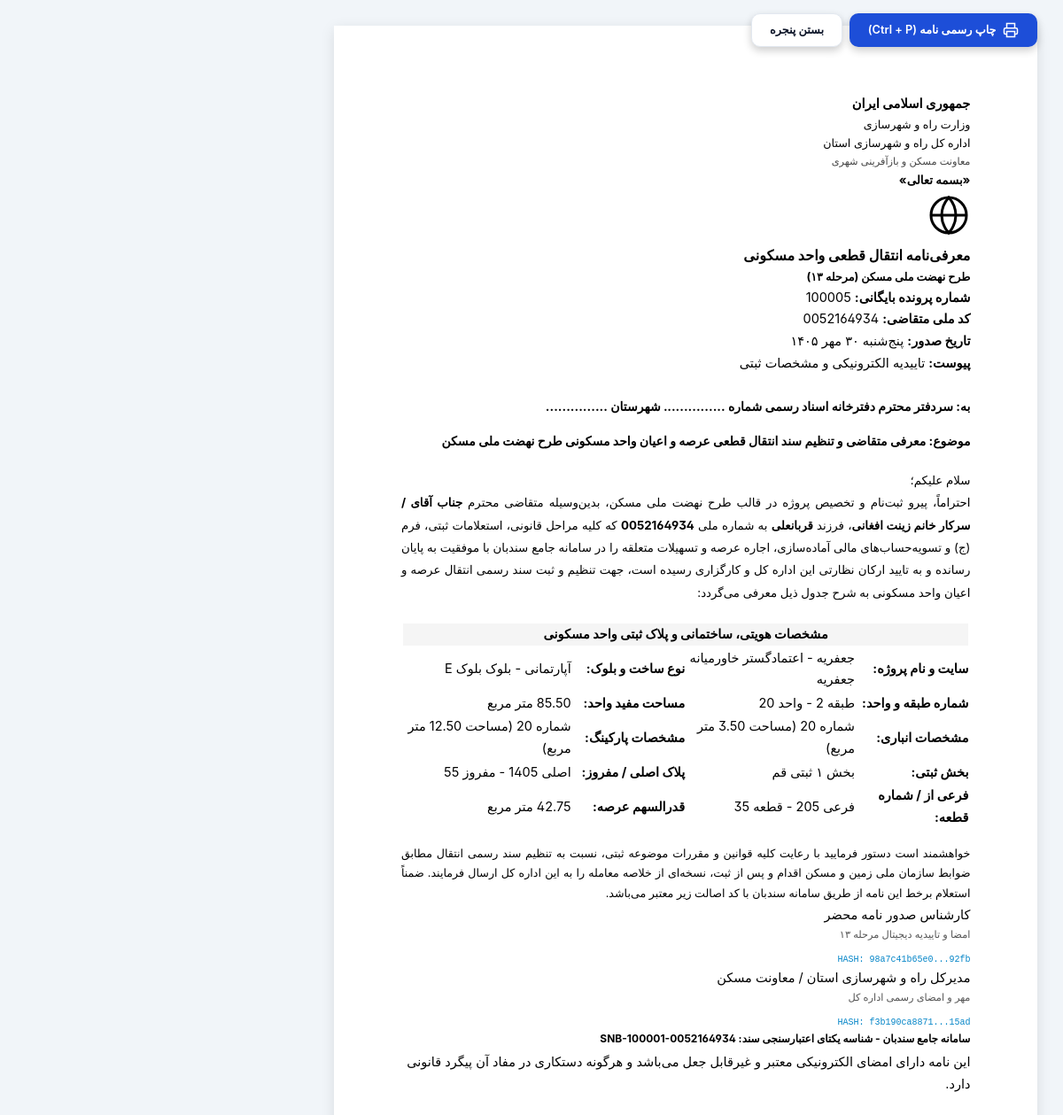
The app's page /dossier/100005/print/notary-letter/ (signed in) with its own data.
### workflow/models.py (models this page shows, shortened)
class HousingDossier(models.Model):
    STAGE_ROLES = {
        0: ("brokerage", "کارشناس ثبت اطلاعات متقاضی و واحد انتخابی و پلاک ثبتی", "ثبت اطلاعات متقاضی و واحد"),
        1: ("brokerage", "کارشناس اطلاعات", "کنترل اطلاعات پلاک ثبتی"),
        2: ("brokerage", "کارشناس اطلاعات (کارگزاری)", "ورود مبلغ تمام شده"),
        3: ("directorate", "کارشناس بررسی فرم ج (عالمی)", "بررسی فرم ج"),
        4: ("directorate", "کارشناس برنامه ریزی مسکن (حیدری)", "ورود مبلغ وام صندوق"),
        5: ("directorate", "کارشناس برنامه ریزی مسکن (حیدری)", "مبلغ نامه (کسر یا تخفیف) پیمانکار"),
        6: ("directorate", "کارشناس برنامه ریزی مسکن (حیدری)", "مبلغ تسهیلات دهک"),
        7: ("directorate", "کارشناس برنامه ریزی مسکن (وصالی)", "تعیین مبلغ باقیمانده نقدی مورد نیاز"),
        8: ("directorate", "کارشناس برنامه ریزی مسکن (وصالی / حیدری)", "ارسال و درج شماره و تاریخ نامه بانک"),
        9: ("brokerage", "کارشناس تشکیل پرونده کارگزاری", "اسکن مدارک و دفترچه اقساط"),
        10: ("brokerage", "مدیرعامل کارگزاری", "تأیید مدیرعامل کارگزاری"),
        11: ("directorate", "کارشناس نهضت ملی مسکن و استعلام تسهیلات بانکی", "بررسی استعلام تسهیلات بانکی"),
        12: ("directorate", "کارشناس فنی و مهندسی", "بررسی مشخصات فنی، پلاک و عرصه"),
        13: ("directorate", "کارشناس املاک", "بررسی و بارگذاری سند املاک"),
        14: ("directorate", "کارشناس بانک زمین", "بررسی اطلاعات بانک زمین"),
        15: ("directorate", "کارشناس حقوقی", "بررسی حقوقی و استعلامات اراضی"),
        16: ("directorate", "کارشناس فرم ج", "تطبیق نهایی فرم ج اداره کل"),
        17: ("directorate", "کارشناس ارزیابی", "ارزیابی قدرالسهم و اجاره عرصه"),
        18: ("brokerage", "کارشناس اخذ اجاره و آماده سازی و تسهیلات دهک", "اخذ اجاره، آماده‌سازی و چک دهک"),
        19: ("directorate", "کارشناس تسویه با پیمانکار", "تسویه حساب با پیمانکار سازنده"),
        20: ("directorate", "کارشناس صدور نامه محضر", "صدور نامه معرفی به دفتر اسناد رسمی (محضر)"),
        21: ("directorate", "کارشناس بایگانی", "مشاهده فرم نهایی و بایگانی قطعی پرونده"),
    }
    national_id = models.CharField(max_length=10, unique=True, db_index=True, verbose_name="کدملی / شماره پیشنویس")
    archive_number = models.PositiveIntegerField(unique=True, db_index=True, verbose_name="شماره بایگانی")
    current_stage = models.PositiveSmallIntegerField(default=0, db_index=True, verbose_name="مرحله جاری (۰ تا ۲۱)")
    is_locked = models.BooleanField(default=False, verbose_name="قفل نهایی بایگانی")
    STATUS_CHOICES = [
        ("IN_PROGRESS", "در جریان اقدام"),
        ("RETURNED", "برگشت‌خورده جهت اصلاح و بازبینی"),
        ("COMPLETED", "نهایی و بایگانی قطعی"),
    ]
    status = models.CharField(max_length=30, choices=STATUS_CHOICES, default="IN_PROGRESS", db_index=True, verbose_name="وضعیت فرآیند")
    return_reason = models.TextField(blank=True, verbose_name="علت آخرین برگشت پرونده")
    return_by = models.CharField(max_length=150, blank=True, verbose_name="برگشت‌دهنده")
    return_from_stage = models.PositiveSmallIntegerField(null=True, blank=True, verbose_name="مرحله برگشت‌دهنده")
    full_name = models.CharField(max_length=150, verbose_name="نام و نام خانوادگی متقاضی")
    father_name = models.CharField(max_length=100, verbose_name="نام پدر")
    birth_date = models.CharField(max_length=10, blank=True, verbose_name="تاریخ تولد (شمسی)")
    spouse_full_name = models.CharField(max_length=150, blank=True, verbose_name="نام و نام خانوادگی همسر")
    spouse_father_name = models.CharField(max_length=100, blank=True, verbose_name="نام پدر همسر")
    spouse_national_id = models.CharField(max_length=10, blank=True, verbose_name="کد ملی همسر")
    spouse_birth_date = models.CharField(max_length=10, blank=True, verbose_name="تاریخ تولد همسر")
    spouse_id_number = models.CharField(max_length=20, blank=True, verbose_name="شماره شناسنامه همسر")
    spouse_birth_place = models.CharField(max_length=100, blank=True, verbose_name="محل تولد / صدور همسر")
    spouse_form_j_status = models.CharField(max_length=50, default="سبز (استعلام شده)", blank=True, verbose_name="وضعیت فرم ج همسر")
    marital_status = models.CharField(max_length=50, default="متاهل (واجد شرایط طرح زوجین)", blank=True, verbose_name="وضعیت تاهل")
    is_married_confirmed = models.BooleanField(default=True, verbose_name="احراز زوجیت و تایید تاهل")
    decile = models.PositiveSmallIntegerField(default=1, verbose_name="دهک درآمدی (۱ تا ۱۰)")
    site = models.CharField(max_length=100, verbose_name="سایت")
    project = models.CharField(max_length=200, verbose_name="نام پروژه")
    construction_type = models.CharField(max_length=50, default="آپارتمانی", verbose_name="نوع ساخت")
    block_name = models.CharField(max_length=50, blank=True, verbose_name="نام بلوک")
    floor_number = models.PositiveSmallIntegerField(default=1, verbose_name="شماره طبقه")
    unit_number = models.PositiveIntegerField(default=1, verbose_name="شماره واحد")
    unit_area = models.DecimalField(max_digits=7, decimal_places=2, default=85.00, verbose_name="مساحت واحد")
    storage_number = models.PositiveIntegerField(null=True, blank=True, verbose_name="شماره انباری")
    storage_area = models.DecimalField(max_digits=6, decimal_places=2, default=0, verbose_name="مساحت انباری")
    parking_number = models.PositiveIntegerField(null=True, blank=True, verbose_name="شماره پارکینگ")
    parking_area = models.DecimalField(max_digits=6, decimal_places=2, default=0, verbose_name="مساحت پارکینگ")
    registration_section = models.CharField(max_length=100, blank=True, verbose_name="بخش ثبتی")
    main_plaque = models.IntegerField(null=True, blank=True, verbose_name="پلاک اصلی")
    separated_plaque = models.IntegerField(null=True, blank=True, verbose_name="پلاک مفروز")
    sub_plaque = models.IntegerField(null=True, blank=True, verbose_name="فرعی از")
    plot_number = models.IntegerField(null=True, blank=True, verbose_name="شماره قطعه")
    base_cost_without_loan = models.BigIntegerField(default=4500000000, verbose_name="قیمت تمام شده بدون وام ۶۵۰ میلیونی (ریال)")
    fund_loan_amount = models.BigIntegerField(default=0, verbose_name="مبلغ وام صندوق (ریال)")
    contractor_letter_amount = models.BigIntegerField(default=0, verbose_name="مبلغ نامه پیمانکار (ریال)")
    decile_loan_amount = models.BigIntegerField(default=0, verbose_name="مبلغ وام دهک (ریال)")
    applicant_equity = models.BigIntegerField(default=0, verbose_name="مبلغ آورده نقدی متقاضی (ریال)")
    is_sms_sent = models.BooleanField(default=False, verbose_name="ارسال پیامک تعیین آورده")
    sms_sent_at = models.DateTimeField(null=True, blank=True, verbose_name="زمان ارسال پیامک")
    is_equity_funded = models.BooleanField(default=False, verbose_name="تأیید تأمین مبلغ آورده متقاضی")
    bank_letter_number = models.CharField(max_length=100, blank=True, verbose_name="شماره نامه بانک")
    bank_letter_date = models.CharField(max_length=10, blank=True, verbose_name="تاریخ نامه بانک (شمسی)")
    total_land_share = models.DecimalField(max_digits=7, decimal_places=2, null=True, blank=True, verbose_name="جمع کل قدرالسهم (م²)")
    past_years_rent = models.BigIntegerField(default=0, verbose_name="مبلغ اجاره سنوات تا پایان سال جاری")
    current_year_rent = models.BigIntegerField(default=0, verbose_name="مبلغ اجاره سال جاری")
    land_lease_year = models.CharField(max_length=4, default="1403", blank=True, verbose_name="سال اجاره عرصه")
    preparation_cost = models.BigIntegerField(default=0, verbose_name="مبلغ آماده سازی")
    cash_preparation_amount = models.BigIntegerField(default=0, verbose_name="مبلغ نقدی آماده سازی")
    non_cash_preparation_amount = models.BigIntegerField(default=0, verbose_name="مبلغ غیرنقدی آماده سازی")
    is_cash_rent_confirmed = models.BooleanField(default=False, verbose_name="تایید مبلغ نقدی اجاره")
    is_decile_loan_confirmed = models.BooleanField(default=False, verbose_name="تایید چک‌های وام دهک")
    created_at = models.DateTimeField(auto_now_add=True, verbose_name="تاریخ تشکیل پرونده")
    updated_at = models.DateTimeField(auto_now=True, verbose_name="آخرین بروزرسانی")
    class Meta:
        verbose_name = "پرونده مسکن متقاضی"
        verbose_name_plural = "پرونده‌های مسکن متقاضیان"
        ordering = ["-archive_number"]

### workflow/views.py (the view)
# urls.py: path("dossier/<int:pk>/print/notary-letter/", views.notary_letter_print_view, name="notary_letter_print"),
@login_required(login_url='login')
def notary_letter_print_view(request, pk):
    dossier = get_object_or_404(HousingDossier, archive_number=pk)
    return render(request, "dossiers/print_notary.html", {"dossier": dossier})

### templates/dossiers/print_notary.html (shortened to what this page needs)
{% load static %}
<!DOCTYPE html>
<html lang="fa" dir="rtl">
<head>
    <link rel="stylesheet" href="https://cdn.jsdelivr.net/gh/rastikerdar/vazirmatn@v33.003/Vazirmatn-font-face.css">
    <link rel="stylesheet" href="{% static 'css/sanadban.css' %}">
</head>
<body>
    <div class="top-action-bar-print no-print">
        <button onclick="window.print()" class="btn btn-primary" style="box-shadow: 0 4px 10px rgba(0,0,0,0.2);">
            <svg width="18" height="18" viewBox="0 0 24 24" fill="none" stroke="currentColor" stroke-width="2"><polyline points="6 9 6 2 18 2 18 9"></polyline><path d="M6 18H4a2 2 0 0 1-2-2v-5a2 2 0 0 1 2-2h16a2 2 0 0 1 2 2v5a2 2 0 0 1-2 2h-2"></path><rect x="6" y="14" width="12" height="8"></rect></svg>
            <span>چاپ رسمی نامه (Ctrl + P)</span>
        </button>
        <button onclick="window.close()" class="btn btn-outline" style="box-shadow: 0 4px 10px rgba(0,0,0,0.2);">
            <span>بستن پنجره</span>
        </button>
    </div>
    <div class="print-paper">
        <div class="official-letterhead">
            <div class="letterhead-right">
                <div style="font-weight: bold; font-size: 11pt;">جمهوری اسلامی ایران</div>
                <div style="font-size: 9.5pt;">وزارت راه و شهرسازی</div>
                <div style="font-size: 9.5pt;">اداره کل راه و شهرسازی استان</div>
                <div style="font-size: 8.5pt; color: #444;">معاونت مسکن و بازآفرینی شهری</div>
            </div>
            <div class="letterhead-center">
                <div style="font-size: 10pt; font-weight: bold; margin-bottom: 5px;">«بسمه تعالی»</div>
                <svg class="emblem" width="48" height="48" viewBox="0 0 24 24" fill="none" stroke="#000" stroke-width="1.5">
                    <circle cx="12" cy="12" r="10"></circle>
                    <path d="M12 2a15.3 15.3 0 0 1 4 10 15.3 15.3 0 0 1-4 10 15.3 15.3 0 0 1-4-10 15.3 15.3 0 0 1 4-10z"></path>
                    <line x1="2" y1="12" x2="22" y2="12"></line>
                </svg>
                <h2 style="font-size: 12pt; font-weight: bold;">معرفی‌نامه انتقال قطعی واحد مسکونی</h2>
                <h3 style="font-size: 9.5pt;">طرح نهضت ملی مسکن (مرحله ۱۳)</h3>
            </div>
            <div class="letterhead-left fa-num">
                <div><strong>شماره پرونده بایگانی:</strong> {{ dossier.archive_number|default:'100001' }}</div>
                <div><strong>کد ملی متقاضی:</strong> {{ dossier.national_id|default:'0012345678' }}</div>
                <div><strong>تاریخ صدور:</strong> {{ today_jalali }}</div>
                <div><strong>پیوست:</strong> تاییدیه الکترونیکی و مشخصات ثبتی</div>
            </div>
        </div>
        <div style="margin: 25px 0 15px 0; font-size: 10.5pt; font-weight: bold;">
            به: سردفتر محترم دفترخانه اسناد رسمی شماره ............... شهرستان ...............
        </div>
        <div style="margin-bottom: 20px; font-size: 10.5pt; font-weight: bold;">
            موضوع: معرفی متقاضی و تنظیم سند انتقال قطعی عرصه و اعیان واحد مسکونی طرح نهضت ملی مسکن
        </div>
        <div style="text-align: justify; line-height: 1.9; font-size: 10pt; margin-bottom: 20px;">
            سلام علیکم؛<br>
            احتراماً، پیرو ثبت‌نام و تخصیص پروژه در قالب طرح نهضت ملی مسکن، بدین‌وسیله متقاضی محترم
            <strong>جناب آقای / سرکار خانم {{ dossier.full_name|default:'علیرضا رضایی پور' }}</strong>،
            فرزند <strong>{{ dossier.father_name|default:'محمدرضا' }}</strong>
            به شماره ملی <strong class="fa-num">{{ dossier.national_id|default:'0012345678' }}</strong>
            که کلیه مراحل قانونی، استعلامات ثبتی، فرم (ج) و تسویه‌حساب‌های مالی آماده‌سازی، اجاره عرصه و تسهیلات متعلقه را در سامانه جامع سندبان با موفقیت به پایان رسانده و به تایید ارکان نظارتی این اداره کل و کارگزاری رسیده است، جهت تنظیم و ثبت سند رسمی انتقال عرصه و اعیان واحد مسکونی به شرح جدول ذیل معرفی می‌گردد:
        </div>
        <table class="official-table fa-num">
            <thead>
                <tr>
                    <th colspan="4" style="text-align: center; background-color: #f5f5f5;">مشخصات هویتی، ساختمانی و پلاک ثبتی واحد مسکونی</th>
                </tr>
            </thead>
            <tbody>
                <tr>
                    <td style="width: 20%; font-weight: bold;">سایت و نام پروژه:</td>
                    <td style="width: 30%;">{{ dossier.site|default:'سایت شهید رئیسی' }} - {{ dossier.project|default:'پروژه ۵۶۰ هکتاری فاز ۲' }}</td>
                    <td style="width: 20%; font-weight: bold;">نوع ساخت و بلوک:</td>
                    <td style="width: 30%;">{{ dossier.construction_type|default:'آپارتمانی' }} - بلوک {{ dossier.block_name|default:'B-14' }}</td>
                </tr>
                <tr>
                    <td style="font-weight: bold;">شماره طبقه و واحد:</td>
                    <td>طبقه {{ dossier.floor_number|default:'۳' }} - واحد {{ dossier.unit_number|default:'۱۲' }}</td>
                    <td style="font-weight: bold;">مساحت مفید واحد:</td>
                    <td>{{ dossier.unit_area|default:'85.50' }} متر مربع</td>
                </tr>
                <tr>
                    <td style="font-weight: bold;">مشخصات انباری:</td>
                    <td>شماره {{ dossier.storage_number|default:'۱۲' }} (مساحت {{ dossier.storage_area|default:'3.20' }} متر مربع)</td>
                    <td style="font-weight: bold;">مشخصات پارکینگ:</td>
                    <td>شماره {{ dossier.parking_number|default:'۱۲' }} (مساحت {{ dossier.parking_area|default:'12.50' }} متر مربع)</td>
                </tr>
                <tr>
                    <td style="font-weight: bold;">بخش ثبتی:</td>
                    <td>{{ dossier.registration_section|default:'بخش ۱ ثبتی قم' }}</td>
                    <td style="font-weight: bold;">پلاک اصلی / مفروز:</td>
                    <td>اصلی {{ dossier.main_plaque|default:'۱۴۲۰' }} - مفروز {{ dossier.separated_plaque|default:'۸۵' }}</td>
                </tr>
                <tr>
                    <td style="font-weight: bold;">فرعی از / شماره قطعه:</td>
                    <td>فرعی {{ dossier.sub_plaque|default:'۳۱۲' }} - قطعه {{ dossier.plot_number|default:'۴۸' }}</td>
                    <td style="font-weight: bold;">قدرالسهم عرصه:</td>
                    <td>{{ dossier.total_land_share|default:'42.75' }} متر مربع</td>
                </tr>
            </tbody>
        </table>
        <div style="text-align: justify; line-height: 1.8; font-size: 9.5pt; margin-top: 15px;">
            خواهشمند است دستور فرمایید با رعایت کلیه قوانین و مقررات موضوعه ثبتی، نسبت به تنظیم سند رسمی انتقال مطابق ضوابط سازمان ملی زمین و مسکن اقدام و پس از ثبت، نسخه‌ای از خلاصه معامله را به این اداره کل ارسال فرمایند. ضمناً استعلام برخط این نامه از طریق سامانه سندبان با کد اصالت زیر معتبر می‌باشد.
        </div>
        <div class="signatures-box-row">
            <div class="signature-stamp-box">
                <div class="sign-role">کارشناس صدور نامه محضر</div>
                <div style="font-size: 8.5pt; color: #555;">امضا و تاییدیه دیجیتال مرحله ۱۳</div>
                <div style="margin-top: 10px; font-family: monospace; font-size: 7.5pt; color: #0284c7;">
                    HASH: 98a7c41b65e0...92fb
                </div>
            </div>
            <div class="signature-stamp-box">
                <div class="sign-role">مدیرکل راه و شهرسازی استان / معاونت مسکن</div>
                <div style="font-size: 8.5pt; color: #555;">مهر و امضای رسمی اداره کل</div>
                <div style="margin-top: 10px; font-family: monospace; font-size: 7.5pt; color: #0284c7;">
                    HASH: f3b190ca8871...15ad
                </div>
            </div>
        </div>
        <div class="qr-verification-zone fa-num">
            <div style="font-size: 9pt; font-weight: bold; margin-bottom: 4px;">سامانه جامع سندبان - شناسه یکتای اعتبارسنجی سند: SNB-100001-{{ dossier.national_id|default:'0012345678' }}</div>
            <div>این نامه دارای امضای الکترونیکی معتبر و غیرقابل جعل می‌باشد و هرگونه دستکاری در مفاد آن پیگرد قانونی دارد.</div>
        </div>
    </div>
</body>
</html>

### records on screen
HousingDossier: archive_number "100005", national_id "0052164934", full_name "زینت افغانی", father_name "قربانعلی", site "جعفریه", project "اعتمادگستر خاورمیانه جعفریه", construction_type "آپارتمانی", block_name "بلوک E", unit_number "20", registration_section "بخش ۱ ثبتی قم", separated_plaque "55", plot_number "35"

### other values on screen
{{ today_jalali }} "پنج‌شنبه ۳۰ مهر ۱۴۰۵"
